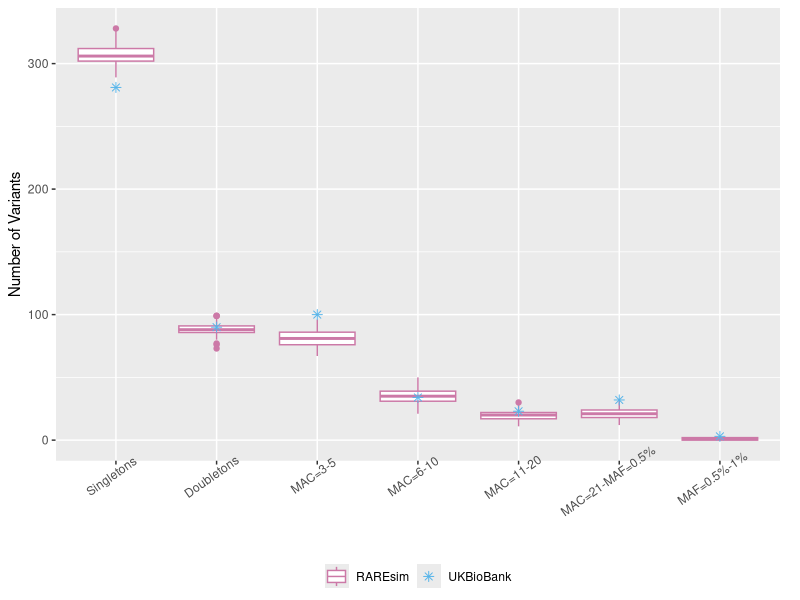
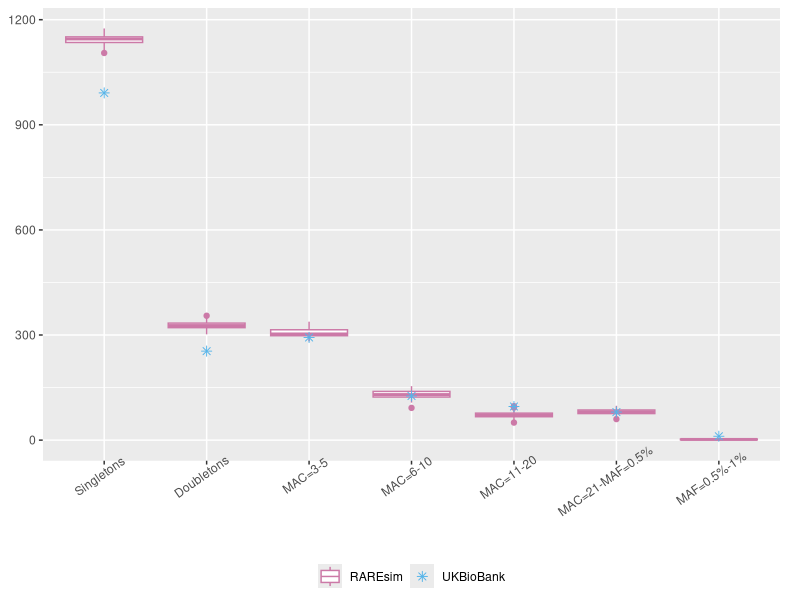
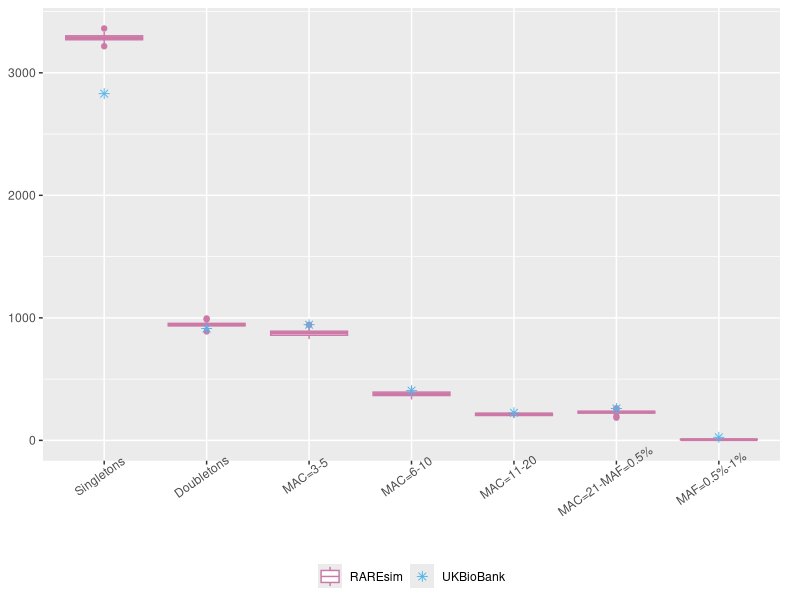
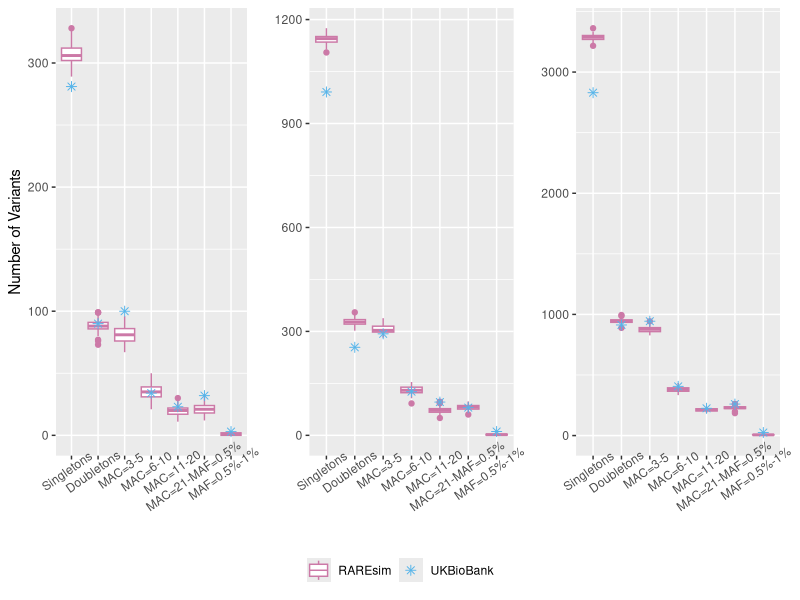
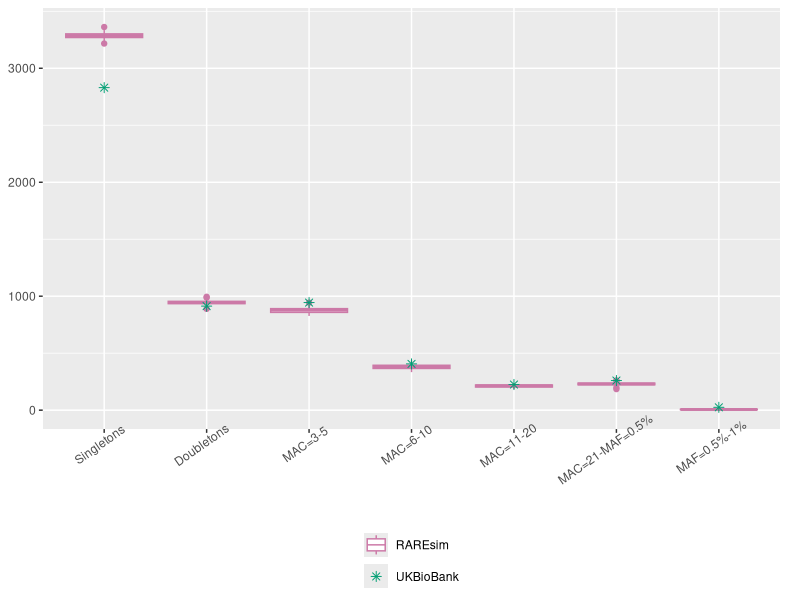

Source code (R) for these figures, in order:
###############
#### Create the plot with the 'UKBioBank' results
#### June 30, 2020
###############


re <- read.table('uk_biobank_block_counts.txt',  sep  = '\t', header = TRUE)

##### gnomAD has the blocks merged

mac_template <- as.data.frame(matrix(nrow=100, ncol = 10))

colnames(mac_template) <- c('block', 'pop', 'Singletons', 'Doubletons', 'MAC=3-5',
                            'MAC=6-10', 'MAC=11-20', 
                            'MAC=21-MAF005',
                            'MAF005-MAF01', 'rep')

#### loop defines the bins
loop <- as.data.frame(matrix(nrow=7,  ncol = 2))
colnames(loop) <- c('Lower', 'Upper')
N<- 41246
loop$Lower <- c(1,2,3,6,11,21,(floor(N*2*0.005)+1))
loop$Upper <- c(1,2,5,10,20,floor(N*2*0.005),floor(N*2*0.01))


###
# Code included but it just loads in at the bottom
###

# ##### and now get RAREsim
# 
# mac3 <- c()
# set.seed(1234)
# 
# for(bl in c(56, 37, 62)){
#     mac <- mac_template
#     mac$block <- bl
#     mac$pop <- 'British'
#     setwd(paste0('/Users/megansorenson/Documents/RAREsim/RealData/MAC/Block', bl))
#     for(rep in c(1:100)){
#       rem_all<-c()
#       change_all <-  c()
#       to_change <- c()
#       temp <- read.table(paste0('Rep', rep,'.count.txt'))
#       temp <- as.data.frame(temp)
#       temp$num <-  1:nrow(temp)
#       for(k in nrow(loop):1){
#         tmp <-  temp[which(temp$V1 >= loop$Lower[k] & temp$V1 <= loop$Upper[k]),]
#         n1 <- nrow(tmp)
#         expect <- re[which(re$Block == bl & re$data == 'Expected'),k+3]  ##expected
#         #print(expect)
#         if(n1>0){
#           p <- expect/n1
#         }else{
#           if(expect < 1){next}
#           if(expect >=1){
#             p <- expect
#           }
#         }
#         if(p <= 1){
# 
#           rd <- runif(n1)
# 
#           rem <- tmp[c(which(rd >= p)),]
# 
#           #print(rem)
#           ### now need to keep these ones...
# 
#           rem_all <- rbind(rem_all, rem)
# 
#         }
#         if(p>1){
#           if(k==7){
#             if((expect-n1) >2){
#               print(c('Error!', pop, bl,n1, expect, (n1-expect)))}
#             next}
#           if(length(rem_all)>0){
#           n2 <- expect  - n1 ### n2 is how many more we need
#           p1 <- n2/nrow(rem_all)  ### this is the proportion from rem_all
#           rem_all$rd <- runif(nrow(rem_all))
#           to_change <- rem_all[which(rem_all$rd  <= p1),]
#           mac_range <-  c(loop$Lower[k]:loop$Upper[k])
#           to_change$new_MAC <- sample(mac_range, nrow(to_change),
#                                       replace = TRUE)
#           ### change them within the MAC file.
# 
#           temp$V1[which(temp$num %in% to_change$num)] <- to_change$new_MAC
# 
#           rem_all <- rem_all[which(rem_all$rd > p1),]
#           change_all<- rbind(change_all,  to_change)
#           }else{
#             print('Error2')
#             next}
#         }
#       }
#       temp <- temp[-c(rem_all$num),]
# 
#       ##### At this point, set rem_all to all reference alleles in haplotype files
#       ##### And set change_all to the given MAC
# 
#       #####  ok, now I need the allele count to add to the plot
#       for(k in 1:nrow(loop)){
#         tmp <-  temp[which(temp$V1 >= loop$Lower[k] & temp$V1 <= loop$Upper[k]),]
#         n1 <- nrow(tmp)
#         mac[rep,k+2] <- n1
#       }
#       mac$rep[rep] <- rep
#     }
# 
#     mac3  <- rbind(mac3,mac)
# 
#   }
# 
# 
# mac3$data  <- 'RAREsim'
# 
# setwd('/Users/megansorenson/Documents/RAREsim/RealData/')
# write.table(mac3, 'All_RAREsim_AC_information.txt',
#             row.names  = FALSE, sep = '\t', quote = FALSE)

setwd('/Users/megansorenson/Documents/RAREsim/RealData/')
mac <- read.table('All_RAREsim_AC_information.txt', header = TRUE,
                   sep = '\t')



re <- re[,c(3,1,4:12)]
re$Total <- '.'
colnames(re) <- colnames(mac)
gnom  <-  re[1:3,]

#mac <- rbind(mac,gnom)

table(mac$data)

#### simulate just one block
names(mac)
colnames(mac)[5:9] <- c('MAC=3-5', 'MAC=6-10','MAC=11-20', 'MAC=21-MAF=0.5%',
                        'MAF=0.5%-1%')
colnames(gnom)[5:9] <- c('MAC=3-5', 'MAC=6-10','MAC=11-20', 'MAC=21-MAF=0.5%',
                         'MAF=0.5%-1%')
head(mac)
library(reshape2)
melted_mac <- melt(mac, id = c('block', 'pop', 'data', 'rep'))
head(melted_mac)
table(melted_mac$pop, melted_mac$data)

melted_gnom <- melt(gnom, id = c('block', 'pop', 'data', 'rep'))


bl <- 62
cbPalette <- c( "#CC79A7",  "#56B4E9","#009E73", "#E69F00", 
                "#0072B2",
                "#D55E00")

library(ggplot2)

melted_mac <- melted_mac[which(melted_mac$data == 'RAREsim'),]

setwd('/Users/megansorenson/Documents/RAREsim/RealData')

bl=56
mm <- melted_mac[which(melted_mac$block  == bl),]

p1 <- ggplot(mm, 
             aes(x=variable, y=value , col = data)) +
  geom_boxplot() + 
  labs(y = 'Number of Variants', x = 'MAC Bin')+
  theme(axis.text.x = element_text(angle = 35, hjust=0.65)) +
  geom_point(data=melted_gnom[which(melted_gnom$block  == bl),],
             aes(x=variable, y=value), shape  = 8, size =  2.1)+
  theme(legend.position="bottom" )+
  theme(legend.title = element_blank()) +
  theme(axis.title.x = element_blank())+
  scale_color_manual(values=cbPalette)+
  theme(plot.margin = unit(c(0.2,0.5,0.1,0.2), "cm"))
p1

bl=37
mm <- melted_mac[which(melted_mac$block  == bl),]

p2 <- ggplot(mm, 
             aes(x=variable, y=value , col = data)) +
  geom_boxplot() + 
  theme(axis.text.x = element_text(angle = 35, hjust=0.65)) +
  geom_point(data=melted_gnom[which(melted_gnom$block  == bl),],
             aes(x=variable, y=value), shape  = 8, size =  2.1)+
  theme(legend.position="bottom" )+
  theme(legend.title = element_blank()) +
  theme(axis.title.x = element_blank())+
  theme(axis.title.y = element_blank())+
  scale_color_manual(values=cbPalette)+
  theme(plot.margin = unit(c(0.2,0.5,0.1,0.2), "cm"))
p2

bl=62
mm <- melted_mac[which(melted_mac$block  == 62),]

p3 <- ggplot(mm, 
             aes(x=variable, y=value , col = data)) +
  geom_boxplot() + 
  theme(axis.text.x = element_text(angle = 35, hjust=0.65)) +
  geom_point(data=melted_gnom[which(melted_gnom$block  == bl),],
             aes(x=variable, y=value), shape  = 8, size =  2.1)+
  theme(legend.position="bottom" )+
  theme(legend.title = element_blank()) +
  theme(axis.title.x = element_blank())+
  theme(axis.title.y = element_blank())+
  scale_color_manual(values=cbPalette)+
  theme(plot.margin = unit(c(0.2,0.5,0.1,0.2), "cm"))
p3

library(gridExtra)
g_legend<-function(a.gplot){
  tmp <- ggplot_gtable(ggplot_build(a.gplot))
  leg <- which(sapply(tmp$grobs, function(x) x$name) == "guide-box")
  legend <- tmp$grobs[[leg]]
  return(legend)}

mylegend<-g_legend(p1)

p5 <- grid.arrange(arrangeGrob(p1 + theme(legend.position="none"),
                               p2 + theme(legend.position="none"),
                               p3 + theme(legend.position="none"),
                               nrow=1),
                   mylegend, nrow=2,heights=c(10, 1.1))
##### so the legend has it's own 'row'

# ggsave(file = 'UKBiobank_blocks.jpg',
#        plot = p5, height = 5, width = 8, units = 'in')


##### for figure 4

cbPalette <- c(   "#CC79A7",  
                  "#009E73")


bl=62

mm <- melted_mac[which(melted_mac$block  == 62),]



p3a <- ggplot(mm, 
              aes(x=variable, y=value , col = data)) +
  geom_boxplot() + 
  theme(axis.text.x = element_text(angle = 35, hjust=0.65)) +
  geom_point(data=melted_gnom[which(melted_gnom$block  == bl),],
             aes(x=variable, y=value), shape  = 8, size =  2.1)+
  theme(legend.position="bottom" )+
  theme(legend.title = element_blank()) +
  theme(axis.title.x = element_blank())+
  theme(axis.title.y = element_blank())+
  scale_color_manual(values=cbPalette)+
  theme(plot.margin = unit(c(0.2,0.5,0.1,0.2), "cm"))+
  guides(col = guide_legend(nrow = 2, byrow = TRUE))
p3a

